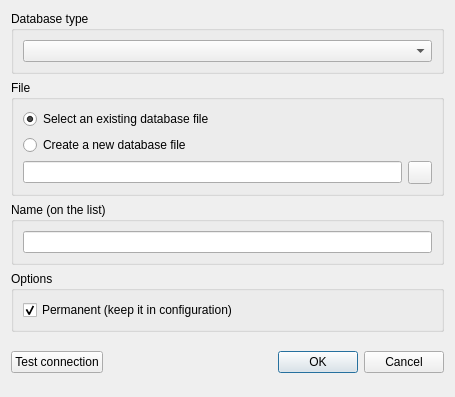
<?xml version="1.0" encoding="UTF-8"?>
<ui version="4.0">
 <class>DbDialog</class>
 <widget class="QDialog" name="DbDialog">
  <property name="geometry">
   <rect>
    <x>0</x>
    <y>0</y>
    <width>455</width>
    <height>397</height>
   </rect>
  </property>
  <property name="minimumSize">
   <size>
    <width>450</width>
    <height>0</height>
   </size>
  </property>
  <property name="acceptDrops">
   <bool>true</bool>
  </property>
  <property name="windowTitle">
   <string>Database</string>
  </property>
  <layout class="QVBoxLayout" name="verticalLayout">
   <item>
    <widget class="QGroupBox" name="typeGroup">
     <property name="title">
      <string>Database type</string>
     </property>
     <layout class="QVBoxLayout" name="verticalLayout_2">
      <item>
       <widget class="QComboBox" name="typeCombo">
        <property name="toolTip">
         <string>Database driver</string>
        </property>
       </widget>
      </item>
     </layout>
    </widget>
   </item>
   <item>
    <widget class="QGroupBox" name="pathGroup">
     <property name="title">
      <string>File</string>
     </property>
     <layout class="QVBoxLayout" name="verticalLayout_3">
      <item>
       <widget class="QRadioButton" name="existingDatabaseRadio">
        <property name="text">
         <string>Select an existing database file</string>
        </property>
        <property name="checked">
         <bool>true</bool>
        </property>
       </widget>
      </item>
      <item>
       <widget class="QRadioButton" name="createDatabaseRadio">
        <property name="text">
         <string>Create a new database file</string>
        </property>
       </widget>
      </item>
      <item>
       <layout class="QHBoxLayout" name="horizontalLayout_5">
        <item>
         <widget class="QLineEdit" name="fileEdit"/>
        </item>
        <item>
         <widget class="QToolButton" name="browseOpenButton">
          <property name="text">
           <string/>
          </property>
          <property name="icon">
           <iconset resource="../icons.qrc">
            <normaloff>:/icons/img/directory_open.svg</normaloff>:/icons/img/directory_open.svg</iconset>
          </property>
         </widget>
        </item>
       </layout>
      </item>
     </layout>
    </widget>
   </item>
   <item>
    <widget class="QGroupBox" name="nameGroup">
     <property name="title">
      <string>Name (on the list)</string>
     </property>
     <layout class="QHBoxLayout" name="horizontalLayout_6">
      <item>
       <widget class="QLineEdit" name="nameEdit"/>
      </item>
     </layout>
    </widget>
   </item>
   <item>
    <widget class="QGroupBox" name="optionsGroup">
     <property name="title">
      <string>Options</string>
     </property>
     <layout class="QGridLayout" name="optionsGrid">
      <item row="0" column="0" colspan="2">
       <widget class="QCheckBox" name="permamentCheckBox">
        <property name="toolTip">
         <string extracomment="aasfd">&lt;p&gt;Enable this if you want the database to be stored in configuration file and restored every time SQLiteStudio is started.&lt;/p&gt;</string>
        </property>
        <property name="text">
         <string>Permanent (keep it in configuration)</string>
        </property>
        <property name="checked">
         <bool>true</bool>
        </property>
       </widget>
      </item>
     </layout>
    </widget>
   </item>
   <item>
    <spacer name="horizontalSpacer">
     <property name="orientation">
      <enum>Qt::Orientation::Horizontal</enum>
     </property>
     <property name="sizeType">
      <enum>QSizePolicy::Policy::Fixed</enum>
     </property>
     <property name="sizeHint" stdset="0">
      <size>
       <width>360</width>
       <height>1</height>
      </size>
     </property>
    </spacer>
   </item>
   <item>
    <widget class="QWidget" name="bottomWidget" native="true">
     <layout class="QHBoxLayout" name="horizontalLayout_2">
      <property name="leftMargin">
       <number>0</number>
      </property>
      <property name="topMargin">
       <number>0</number>
      </property>
      <property name="rightMargin">
       <number>0</number>
      </property>
      <property name="bottomMargin">
       <number>0</number>
      </property>
      <item>
       <widget class="QPushButton" name="testConnButton">
        <property name="text">
         <string>Test connection</string>
        </property>
       </widget>
      </item>
      <item>
       <widget class="QLabel" name="testConnIcon">
        <property name="text">
         <string/>
        </property>
       </widget>
      </item>
      <item>
       <widget class="QDialogButtonBox" name="buttonBox">
        <property name="orientation">
         <enum>Qt::Orientation::Horizontal</enum>
        </property>
        <property name="standardButtons">
         <set>QDialogButtonBox::StandardButton::Cancel|QDialogButtonBox::StandardButton::Ok</set>
        </property>
        <property name="centerButtons">
         <bool>false</bool>
        </property>
       </widget>
      </item>
     </layout>
    </widget>
   </item>
  </layout>
 </widget>
 <resources>
  <include location="../icons.qrc"/>
 </resources>
 <connections>
  <connection>
   <sender>buttonBox</sender>
   <signal>accepted()</signal>
   <receiver>DbDialog</receiver>
   <slot>accept()</slot>
   <hints>
    <hint type="sourcelabel">
     <x>248</x>
     <y>254</y>
    </hint>
    <hint type="destinationlabel">
     <x>157</x>
     <y>274</y>
    </hint>
   </hints>
  </connection>
  <connection>
   <sender>buttonBox</sender>
   <signal>rejected()</signal>
   <receiver>DbDialog</receiver>
   <slot>reject()</slot>
   <hints>
    <hint type="sourcelabel">
     <x>316</x>
     <y>260</y>
    </hint>
    <hint type="destinationlabel">
     <x>286</x>
     <y>274</y>
    </hint>
   </hints>
  </connection>
 </connections>
</ui>
